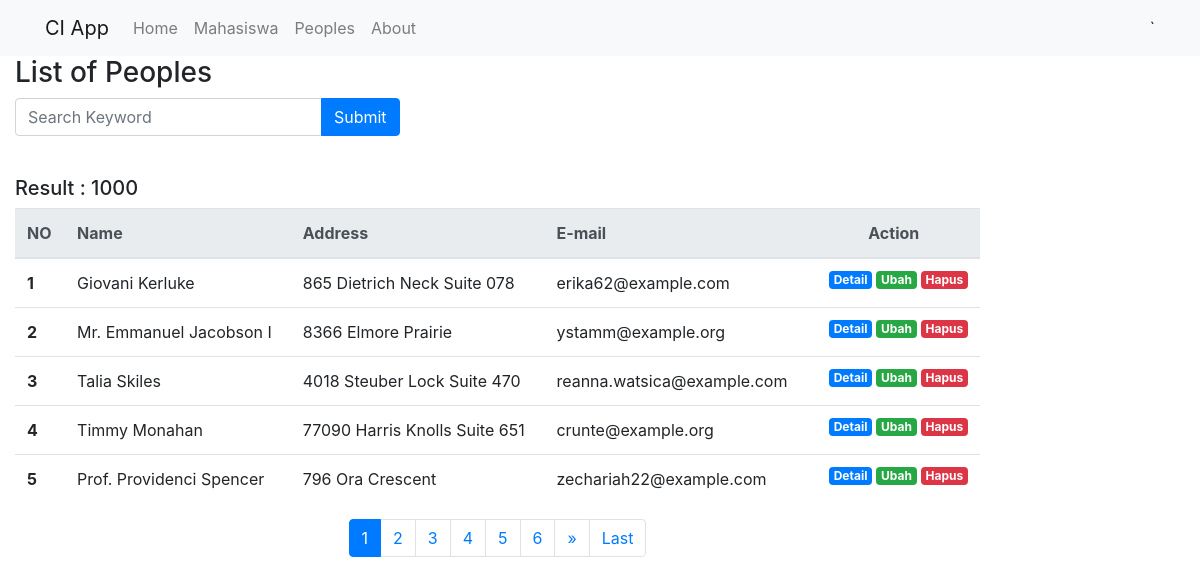
/index.php/peoples, run on the app's committed database.
### tables this page shows
CREATE TABLE `peoples` (
  `id` int(9) UNSIGNED NOT NULL,
  `name` varchar(100) NOT NULL,
  `address` varchar(255) NOT NULL,
  `email` varchar(100) NOT NULL
);

### application/controllers/Peoples.php (called while the page is built, shortened)
<?php
class Peoples extends CI_Controller
{
    public function index()
    {
        $data['judul'] = 'List of Peoples';
        $this->load->model('Peoples_model', 'peoples');
        $this->load->library('pagination');
         if ($this->input->post('submit')) {
            $data['keyword'] = $this->input->post('keyword');
            $this->session->set_userdata('keyword', $data['keyword']);
        } else {
            $data['keyword'] = $this->session->userdata('keyword');
        }
        $this->db->like('name', $data['keyword']);
        $this->db->or_like('email', $data['keyword']);
        $this->db->from('peoples');
        $config['total_rows'] = $this->db->count_all_results();
        $data['total_rows'] = $config['total_rows'];
        $config['per_page'] = 5;
       $data['start'] = $this->uri->segment(3);
       $data['peoples'] = $this->peoples->getPeoples($config['per_page'], $data['start'], $data['keyword']);
        $this->load->view('templates/header', $data);
        $this->load->view('peoples/index', $data);
        $this->load->view('templates/footer');
    }
}

### index.php (called while the page is built, shortened)
<?php
require_once BASEPATH.'core/CodeIgniter.php';

### application/config/config.php (called while the page is built, shortened)
<?php
$config['base_url'] = 'http://localhost/Semester5/rekweb/ci-app/';
$config['index_page'] = '';
$config['uri_protocol']	= 'REQUEST_URI';
$config['url_suffix'] = '';
$config['language']	= 'english';
$config['charset'] = 'UTF-8';
$config['enable_hooks'] = FALSE;
$config['subclass_prefix'] = 'MY_';
$config['composer_autoload'] = FALSE;
$config['permitted_uri_chars'] = 'a-z 0-9~%.:_\-';
$config['enable_query_strings'] = FALSE;
$config['controller_trigger'] = 'c';
$config['function_trigger'] = 'm';
$config['directory_trigger'] = 'd';
$config['allow_get_array'] = TRUE;
$config['log_threshold'] = 0;
$config['log_path'] = '';
$config['log_file_extension'] = '';
$config['log_file_permissions'] = 0644;
$config['log_date_format'] = 'Y-m-d H:i:s';
$config['error_views_path'] = '';
$config['cache_path'] = '';
$config['cache_query_string'] = FALSE;
$config['encryption_key'] = '';
$config['sess_driver'] = 'files';
$config['sess_cookie_name'] = 'ci_session';
$config['sess_expiration'] = 7200;
$config['sess_save_path'] = NULL;
$config['sess_match_ip'] = FALSE;
$config['sess_time_to_update'] = 300;
$config['sess_regenerate_destroy'] = FALSE;
$config['cookie_prefix']	= '';
$config['cookie_domain']	= '';
$config['cookie_path']		= '/';
$config['cookie_secure']	= FALSE;
$config['cookie_httponly'] 	= FALSE;
$config['standardize_newlines'] = FALSE;
$config['global_xss_filtering'] = FALSE;
$config['csrf_protection'] = FALSE;
$config['csrf_token_name'] = 'csrf_test_name';
$config['csrf_cookie_name'] = 'csrf_cookie_name';
$config['csrf_expire'] = 7200;
$config['csrf_regenerate'] = TRUE;
$config['csrf_exclude_uris'] = array();
$config['compress_output'] = FALSE;
$config['time_reference'] = 'local';
$config['rewrite_short_tags'] = FALSE;
$config['proxy_ips'] = '';

### application/models/Peoples_model.php (called while the page is built, shortened)
<?php
class Peoples_model extends CI_model{
	public function getPeoples($limit, $start, $keyword = null){
		return $this->db->get('peoples', $limit, $start)->result_array();
	}
}

### application/views/peoples/index.php (the view)
<div class="cotainer">
	<div class="row">
		<div class="col-md-10">
			<div class="col-12">
			<h3>List of Peoples</h3>
			<div class="row mb-3">
		        <div class="col-md-5">
		            <form action="<?= base_url('peoples'); ?>" method="post">
		                <div class="input-group">
		                    <input type="text" class="form-control" placeholder="Search Keyword" name="keyword" id="keyword" autocomplete="off" autofocus>
		                    <div class="input-group-append">
		                        <input class="btn btn-primary" type="submit" name="submit">
		                    </div>
		                </div>
		            </form>
		        </div>
		    </div>
			    <br>
			    <h5>Result : <?= $total_rows; ?></h5>
				<table class="table">
				  <thead class="thead-light">
				    <tr>
				      <th scope="col">NO</th>
				      <th scope="col">Name</th>
				      <th scope="col">Address</th>
				      <th scope="col">E-mail</th>
				      <th scope="col" ><center>Action</center></th>
				    </tr>
				  </thead>
				  <tbody>
				  	<?php foreach ($peoples as $people) : ?>
				    <tr>
				      <th scope="row"><?php  echo ++$start;?></th>
				      <td><?= $people['name']; ?></td>
				      <td><?= $people['address']; ?></td>
				      <td><?= $people['email']; ?></td>
				      <td>
				      	<a href="<?= base_url(); ?>mahasiswa/hapus/<?= $people['id']; ?>" class="badge badge-danger float-right ml-1" onclick="return confirm('apakah anda yakin ingin menghapus data ini ?')">Hapus</a>
				      	<a href="<?= base_url(); ?>mahasiswa/ubah/<?= $people['id']; ?>" class="badge badge-success float-right ml-1">Ubah</a>
				      	<a href="<?= base_url(); ?>mahasiswa/detail/<?= $people['id']; ?>" class="badge badge-primary float-right ml-1">Detail</a>
				      </td>
				    </tr>
					<?php endforeach ?>
				 </tbody>
				</table>
				<?= $this->pagination->create_links(); ?>
		</div>
	</div>
</div>

### application/config/pagination.php (shortened to what this page needs)
<?php
        $config['base_url'] = 'http://localhost/Semester5/rekweb/ci-app/peoples/index';
         $config['num_links'] = 5;
        $config['full_tag_open'] = '<nav ><ul class="pagination justify-content-center">';
        $config['full_tag_close'] = '</ul></nav>';
        $config['first_link']= 'First';
        $config['first_tag_open'] = '<li class="page-item">';
        $config['first_tag_close'] = '</li>';
        $config['last_link']= 'Last';
        $config['last_tag_open'] = '<li class="page-item">';
        $config['last_tag_close'] = '</li>';
        $config['next_link']= '&raquo';
        $config['next_tag_open'] = '<li class="page-item">';
        $config['next_tag_close'] = '</li>';
        $config['cur_tag_open'] = '<li class="page-item active"><a class="page-link" href="#">';
        $config['cur_tag_close'] = '</a></li>';
        $config['cur_tag_close'] = '</li>';

### application/views/templates/header.php (shortened to what this page needs)
<!doctype html>
<html lang="en">
  <head>
    <link rel="stylesheet" href="https://stackpath.bootstrapcdn.com/bootstrap/4.3.1/css/bootstrap.min.css">
	<link rel="stylesheet" href="<?= base_url(); ?>assets/css/style.css">
  </head>
  <body>
		<nav class="navbar navbar-expand-lg navbar-light bg-light">
	   		<div class="container">
				  <a class="navbar-brand" href="#">CI App</a>
				  <div class="collapse navbar-collapse" id="navbarNav">
				    <ul class="navbar-nav">
				      <li class="nav-item ">
				        <a class="nav-link" href="<?php base_url(); ?>home">Home <span class="sr-only">(current)</span></a>
				      </li>
				      <li class="nav-item">
				        <a class="nav-link" href="<?php base_url(); ?>mahasiswa">Mahasiswa</a>
				      </li>
				       <li class="nav-item">
				        <a class="nav-link" href="<?php base_url(); ?>peoples">Peoples</a>
				       </li>
				      <li class="nav-item">
				        <a class="nav-link" href="#">About</a>
				      </li>
				    </ul>
				  </div>
		 `	</div>
		</nav>

### application/views/templates/footer.php (shortened to what this page needs)
  </body>
</html>

### assets/css/style.css (style rules this page uses)
.badge { margin-left: 3px; }

### data on the page
peoples: name "Giovani Kerluke", address "865 Dietrich Neck Suite 078", email "erika62@example.com"
peoples: name "Mr. Emmanuel Jacobson I", address "8366 Elmore Prairie", email "ystamm@example.org"
peoples: name "Talia Skiles", address "4018 Steuber Lock Suite 470", email "reanna.watsica@example.com"
peoples: name "Timmy Monahan", address "77090 Harris Knolls Suite 651", email "crunte@example.org"
peoples: name "Prof. Providenci Spencer", address "796 Ora Crescent", email "zechariah22@example.com"

### other printed values
$total_rows "1000"
$this->pagination->create_links() "1 2 3 4 5 6 » Last"
